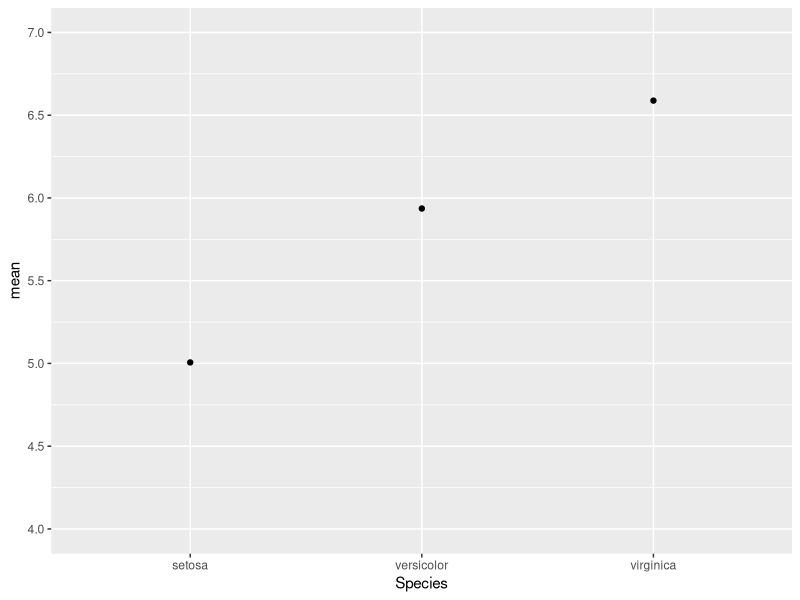

R code for this plot:
print("This file was created within RStudio")
print("And now it lives on Github")

library(dplyr)
library(ggplot2)

iris_data <- iris %>% 
  dplyr::group_by(Species) %>% 
  dplyr::summarise(mean = mean(Sepal.Length))

ggplot(data = iris_data, aes(x = Species, y = mean)) +
  geom_point(stat = "identity") +
  scale_y_continuous(limits = c(4,7), breaks = c(4, 4.5, 5, 5.5, 6, 6.5, 7))
